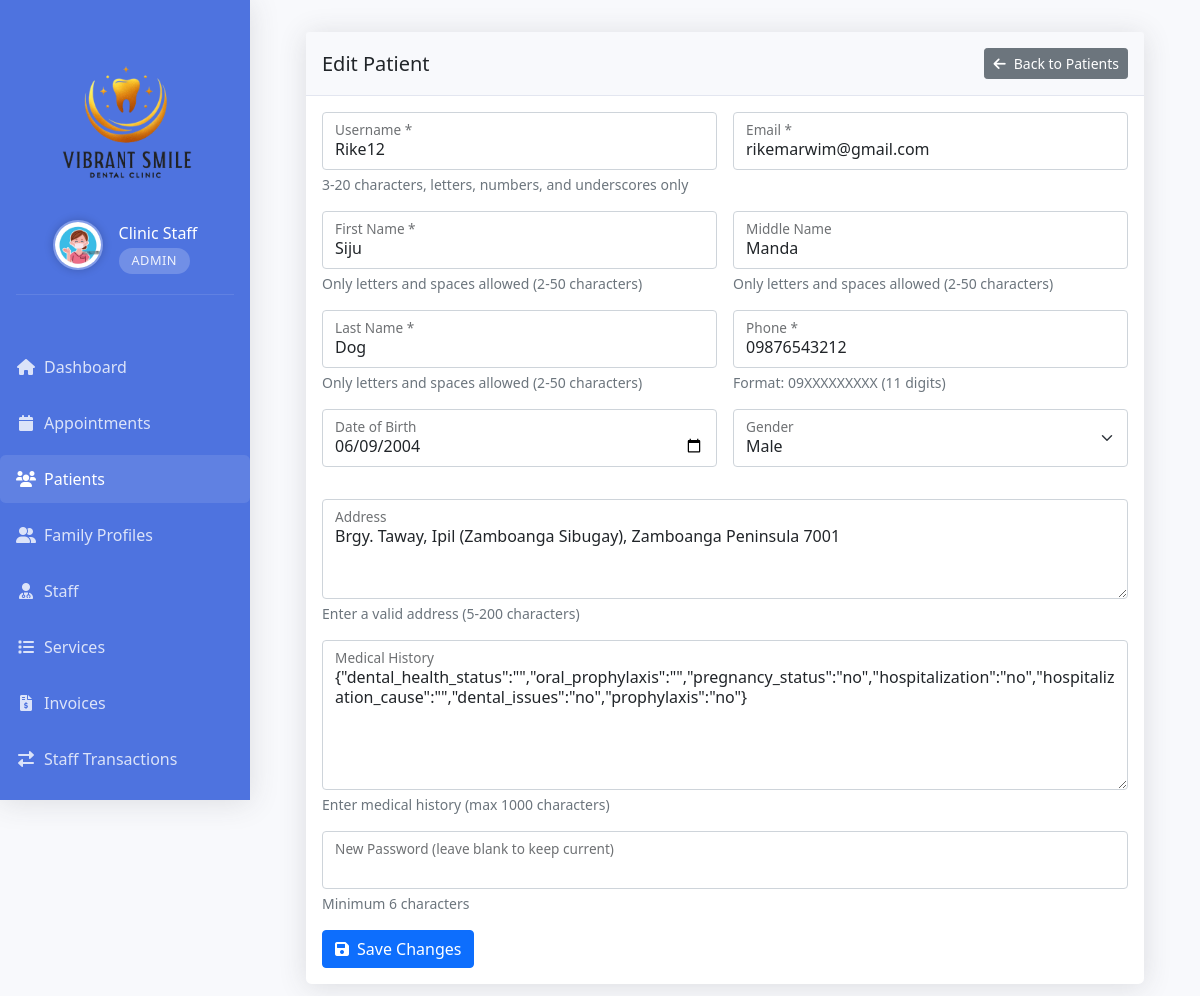
Screenshot of /admin/edit_patient.php?id=119 (signed in) with the database file from the repository.
### tables this page shows
CREATE TABLE `users` (
  `id` int(11) NOT NULL,
  `username` varchar(50) NOT NULL,
  `password` varchar(255) NOT NULL,
  `role` enum('admin','doctor','patient') NOT NULL,
  `email` varchar(100) NOT NULL,
  `first_name` varchar(50) NOT NULL DEFAULT '',
  `middle_name` varchar(50) NOT NULL DEFAULT '',
  `last_name` varchar(50) NOT NULL DEFAULT '',
  `phone` varchar(20) DEFAULT NULL,
  `created_at` timestamp NOT NULL DEFAULT current_timestamp(),
  `updated_at` timestamp NOT NULL DEFAULT current_timestamp() ON UPDATE current_timestamp(),
  `active` tinyint(1) DEFAULT 1,
  `email_verified` tinyint(1) DEFAULT 0,
  `profile_picture` varchar(255) DEFAULT NULL
);

CREATE TABLE `patients` (
  `id` int(11) NOT NULL,
  `user_id` int(11) NOT NULL,
  `date_of_birth` date DEFAULT NULL,
  `age` int(11) DEFAULT NULL,
  `gender` enum('male','female') NOT NULL,
  `address` varchar(255) DEFAULT NULL,
  `region` varchar(50) DEFAULT NULL,
  `city` varchar(100) DEFAULT NULL,
  `barangay` varchar(100) DEFAULT NULL,
  `zipcode` varchar(10) DEFAULT NULL,
  `family_code` varchar(10) DEFAULT NULL,
  `family_role` varchar(50) DEFAULT NULL,
  `is_minor` tinyint(1) DEFAULT 0,
  `guardian_name` varchar(100) DEFAULT NULL,
  `guardian_relationship` varchar(50) DEFAULT NULL,
  `guardian_phone` varchar(20) DEFAULT NULL,
  `guardian_email` varchar(100) DEFAULT NULL,
  `guardian_consent` tinyint(1) DEFAULT 0,
  `created_at` timestamp NOT NULL DEFAULT current_timestamp(),
  `updated_at` timestamp NOT NULL DEFAULT current_timestamp() ON UPDATE current_timestamp()
);

CREATE TABLE `medical_history` (
  `id` int(11) NOT NULL,
  `patient_id` int(11) NOT NULL,
  `has_allergies` tinyint(1) NOT NULL DEFAULT 0,
  `allergies_details` text DEFAULT NULL,
  `has_medications` tinyint(1) NOT NULL DEFAULT 0,
  `medications_details` text DEFAULT NULL,
  `medical_conditions` varchar(255) DEFAULT NULL,
  `other_conditions_details` text DEFAULT NULL,
  `additional_notes` text DEFAULT NULL,
  `encrypted_data` text DEFAULT NULL,
  `created_at` timestamp NOT NULL DEFAULT current_timestamp(),
  `updated_at` timestamp NOT NULL DEFAULT current_timestamp() ON UPDATE current_timestamp()
);

### admin/edit_patient.php (the view, shortened to what the rows shown need)
<?php
require_once "../config/database.php";
$patient = array();
if(isset($_GET['id']) && is_numeric($_GET['id'])) {
    $id = $_GET['id'];
    $sql = "SELECT p.*, u.username, u.email, u.phone, u.first_name, u.middle_name, u.last_name, mh.additional_notes as medical_history
            FROM patients p
            JOIN users u ON p.user_id = u.id
            LEFT JOIN medical_history mh ON p.id = mh.patient_id
            WHERE p.id = ?";
    if($stmt = mysqli_prepare($conn, $sql)) {
        mysqli_stmt_bind_param($stmt, "i", $id);
        mysqli_stmt_execute($stmt);
        $result = mysqli_stmt_get_result($stmt);
        if($row = mysqli_fetch_assoc($result)) {
            $patient = $row;
        } else {
            $_SESSION['error_message'] = "Patient not found.";
            header("location: patients.php");
            exit;
        }
    }
} else {
    header("location: patients.php");
    exit;
}
require_once "includes/header.php";
?>
<div class="container-fluid">
    <div class="row">
        <div class="col-12">
            <div class="card">
                <div class="card-body">
                    <form action="<?php echo htmlspecialchars($_SERVER["PHP_SELF"]) . "?id=" . $id; ?>" method="post">
                        <div class="row g-3">
                            <div class="col-12 col-md-6">
                                <div class="form-floating">
                                    <input type="text" name="username" class="form-control"
                                           value="<?php echo htmlspecialchars($patient['username']); ?>"
                                           pattern="[a-zA-Z0-9_]{3,20}"
                                           title="Username should be 3-20 characters long and can only contain letters, numbers, and underscores"
                                           required>
                                    <label>Username *</label>
                                </div>
                            </div>
                            <div class="col-12 col-md-6">
                                <div class="form-floating">
                                    <input type="email" name="email" class="form-control"
                                           value="<?php echo htmlspecialchars($patient['email']); ?>"
                                           pattern="[a-z0-9._%+-]+@[a-z0-9.-]+\.[a-z]{2,}$"
                                           title="Please enter a valid email address"
                                           required>
                                    <label>Email *</label>
                                </div>
                            </div>
                            <div class="col-12 col-md-6">
                                <div class="form-floating">
                                    <input type="text" name="first_name" class="form-control"
                                           value="<?php echo htmlspecialchars($patient['first_name']); ?>"
                                           pattern="[a-zA-Z\s]{2,50}"
                                           title="First name should only contain letters and spaces (2-50 characters)"
                                           required>
                                    <label>First Name *</label>
                                </div>
                            </div>
                            <div class="col-12 col-md-6">
                                <div class="form-floating">
                                    <input type="text" name="middle_name" class="form-control"
                                           value="<?php echo htmlspecialchars($patient['middle_name']); ?>"
                                           pattern="[a-zA-Z\s]{2,50}"
                                           title="Middle name should only contain letters and spaces (2-50 characters)">
                                    <label>Middle Name</label>
                                </div>
                            </div>
                            <div class="col-12 col-md-6">
                                <div class="form-floating">
                                    <input type="text" name="last_name" class="form-control"
                                           value="<?php echo htmlspecialchars($patient['last_name']); ?>"
                                           pattern="[a-zA-Z\s]{2,50}"
                                           title="Last name should only contain letters and spaces (2-50 characters)"
                                           required>
                                    <label>Last Name *</label>
                                </div>
                            </div>
                            <div class="col-12 col-md-6">
                                <div class="form-floating">
                                    <input type="tel" name="phone" class="form-control"
                                           value="<?php echo htmlspecialchars($patient['phone']); ?>"
                                           pattern="09[0-9]{9}"
                                           title="Phone number should be in Philippine format (09XXXXXXXXX)"
                                           placeholder="09XXXXXXXXX"
                                           required>
                                    <label>Phone *</label>
                                </div>
                            </div>
                            <div class="col-12 col-md-6">
                                <div class="form-floating">
                                    <input type="date" name="date_of_birth" class="form-control" id="date_of_birth"
                                           value="<?php echo $patient['date_of_birth']; ?>"
                                           max="<?php echo date('Y-m-d'); ?>"
                                           onchange="calculateAgeAndToggleGuardian()">
                                    <label>Date of Birth</label>
                                </div>
                            </div>
                            <div class="col-12 col-md-6">
                                <div class="form-floating">
                                    <select name="gender" class="form-select">
                                        <option value="male" <?php echo $patient['gender'] === 'male' ? 'selected' : ''; ?>>Male</option>
                                    </select>
                                    <label>Gender</label>
                                </div>
                            </div>
                            <div class="col-12">
                                <div class="form-floating">
                                    <textarea name="address" class="form-control" style="height: 100px"
                                              pattern="[a-zA-Z0-9\s,.-]{5,200}"
                                              title="Address should be between 5 and 200 characters"><?php echo htmlspecialchars($patient['address']); ?></textarea>
                                    <label>Address</label>
                                    <div class="form-text">Enter a valid address (5-200 characters)</div>
                                </div>
                            </div>
                            <div class="col-12">
                                <div class="form-floating">
                                    <textarea name="medical_history" class="form-control" style="height: 150px"
                                              pattern="[a-zA-Z0-9\s,.-]{0,1000}"
                                              title="Medical history should not exceed 1000 characters"><?php echo htmlspecialchars($patient['medical_history']); ?></textarea>
                                    <label>Medical History</label>
                                    <div class="form-text">Enter medical history (max 1000 characters)</div>
                                </div>
                            </div>
                        </div>
                    </form>
                </div>
            </div>
        </div>
    </div>
</div>
<?php require_once "includes/footer.php"; ?>

### admin/includes/header.php (shortened to what the rows shown need)
<!DOCTYPE html>
<html lang="en">
<head>
    <link href="https://cdn.jsdelivr.net/npm/bootstrap@5.1.3/dist/css/bootstrap.min.css" rel="stylesheet">
    <link href="https://cdnjs.cloudflare.com/ajax/libs/font-awesome/6.0.0/css/all.min.css" rel="stylesheet">
    <link href="https://cdn.jsdelivr.net/npm/sweetalert2@11.7.32/dist/sweetalert2.min.css" rel="stylesheet">
    <link href="https://cdn.jsdelivr.net/npm/fullcalendar@5.11.3/main.min.css" rel="stylesheet">
</head>
<body>
    <div class="container-fluid">
        <div class="row">
            <div class="col-lg-2 px-0 sidebar" id="sidebar">
                <div class="logo-container">
                    <?php
                    $admin_id = $_SESSION["id"];
                    $admin_query = "SELECT first_name, last_name, profile_picture FROM users WHERE id = ?";
                    $admin_stmt = mysqli_prepare($conn, $admin_query);
                    mysqli_stmt_bind_param($admin_stmt, "i", $admin_id);
                    mysqli_stmt_execute($admin_stmt);
                    $admin_result = mysqli_stmt_get_result($admin_stmt);
                    $admin_info = mysqli_fetch_assoc($admin_result);
                    $admin_name = $admin_info['first_name'] . ' ' . $admin_info['last_name'];
                    $profile_pic = $admin_info['profile_picture'] ? '../' . $admin_info['profile_picture'] : '../assets/img/default-profile.png';
                    ?>
                    <div class="admin-profile mb-3">
                        <div class="d-flex align-items-center justify-content-center">
                            <img src="<?php echo $profile_pic; ?>" alt="Admin Profile" class="admin-profile-img rounded-circle me-3">
                            <div class="text-start">
                                <h4 class="text-white mb-0"><?php echo htmlspecialchars($admin_name); ?></h4>
                                <span class="admin-label">Admin</span>
                            </div>
                        </div>
                    </div>
                </div>
            </div>
            <div class="col-lg-10 main-content" id="mainContent">

### rows the page displays
users: profile_picture (picture), admin_name "Clinic Staff"
patients: username "Rike12", email "rikemarwim@gmail.com", first_name "Siju", middle_name "Manda", last_name "Dog", phone "09876543212", date_of_birth "06/09/2004", gender "Male", address "Brgy. Taway, Ipil (Zamboanga Sibugay), Zamboanga Peninsula 7001", medical_history "{\"dental_health_status\":\"\",\"oral_prophylaxis\":\"\",\"pregnancy_status\":\"no\",\"hospitalization\":\"no\",\"hospitalization_cause\":\"\",\"dental_issues\":\"no\",\"prophylaxis\":\"no\"}"
